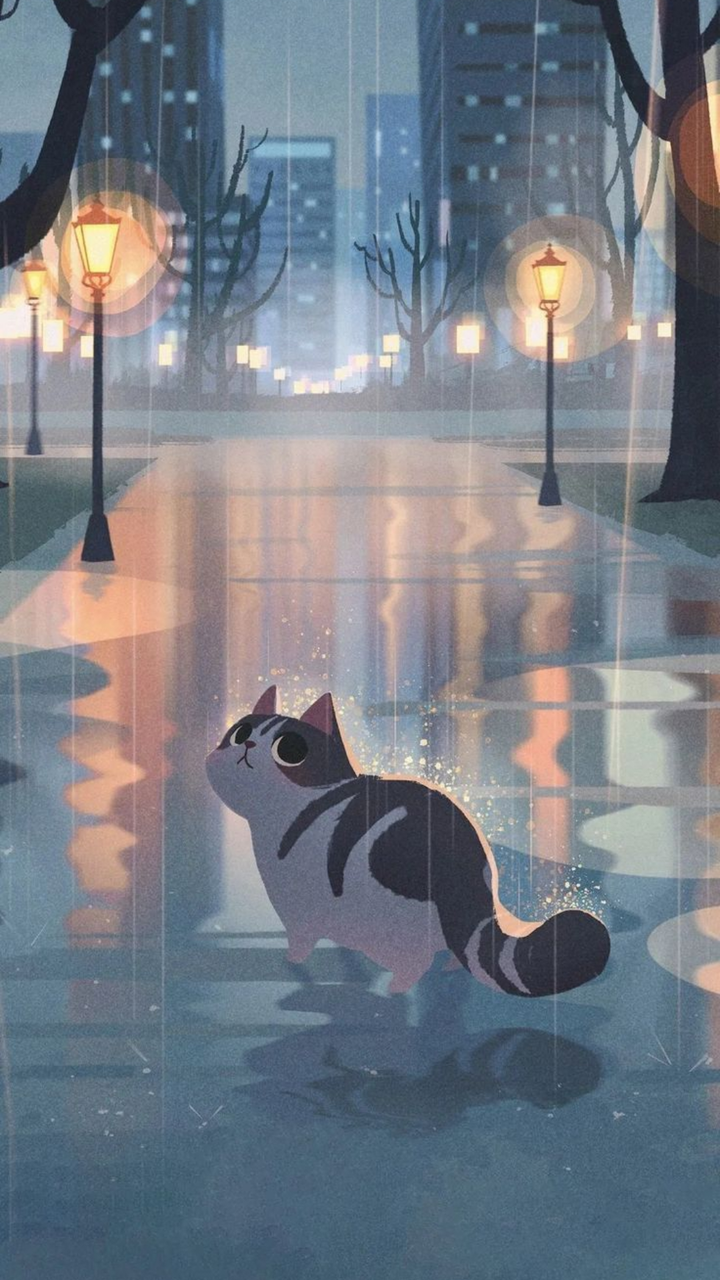
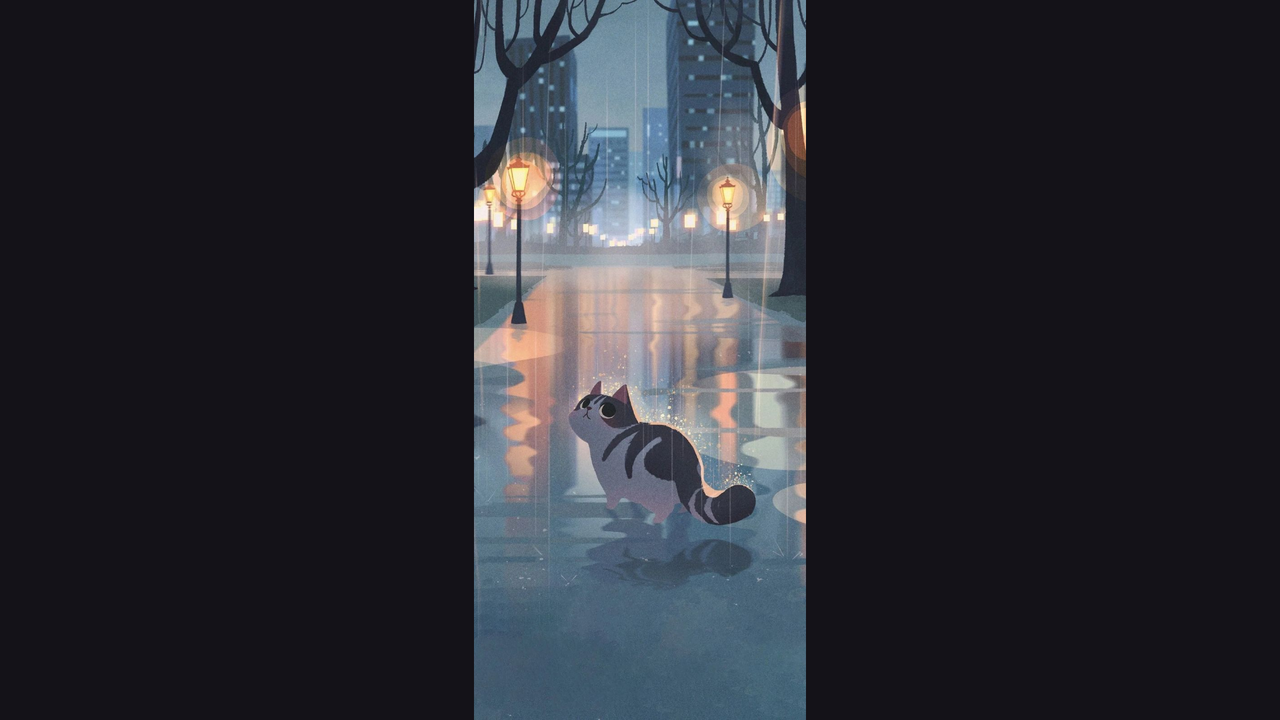

The same Android screen from two of the app's own layout files: first res/layout/ as a phone draws it, then the repository's variant for another configuration, drawn on a device whose configuration selects that folder. Both files follow.
<!-- AndroidManifest.xml: application theme Theme.Material3.Dark.NoActionBar -->
<!-- res/layout/fragment_one.xml -->
<?xml version="1.0" encoding="utf-8"?>
<FrameLayout xmlns:android="http://schemas.android.com/apk/res/android"
    xmlns:app="http://schemas.android.com/apk/res-auto"
    xmlns:tools="http://schemas.android.com/tools"
    android:layout_width="match_parent"
    android:layout_height="match_parent"
    tools:context=".OneFragment">

    <ImageView
        android:id="@+id/imageView"
        android:layout_width="wrap_content"
        android:layout_height="wrap_content"
        android:scaleType="centerCrop"
        android:src="@drawable/wall1" />
</FrameLayout>
<!-- resources referenced by this layout -->
<resources>
  <!-- drawable wall1: jpg bitmap (drawable, 178545 bytes) -->
</resources>
<!-- res/layout-land/fragment_one.xml (the repository's variant of the layout above) -->
<!-- drawn on the phone turned sideways -->
<?xml version="1.0" encoding="utf-8"?>
<androidx.constraintlayout.widget.ConstraintLayout xmlns:android="http://schemas.android.com/apk/res/android"
    xmlns:app="http://schemas.android.com/apk/res-auto"
    android:layout_width="match_parent"
    android:layout_height="match_parent"
    xmlns:tools="http://schemas.android.com/tools"
    tools:context=".OneFragment">

    <ImageView
        android:id="@+id/imageView"
        android:layout_width="wrap_content"
        android:layout_height="wrap_content"
        android:scaleType="fitCenter"
        android:src="@drawable/wall1"
        app:layout_constraintBottom_toBottomOf="parent"
        app:layout_constraintEnd_toEndOf="parent"
        app:layout_constraintStart_toStartOf="parent"
        app:layout_constraintTop_toTopOf="parent" />

</androidx.constraintlayout.widget.ConstraintLayout>
